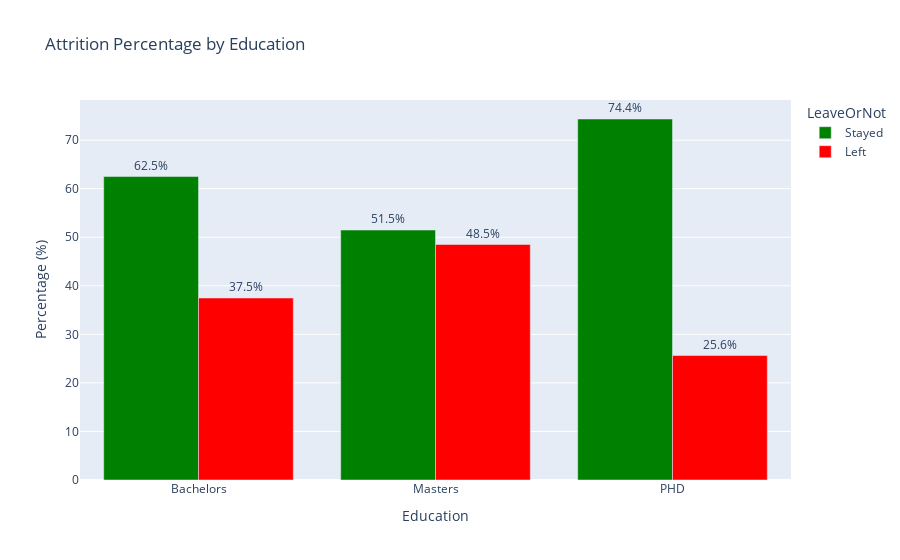
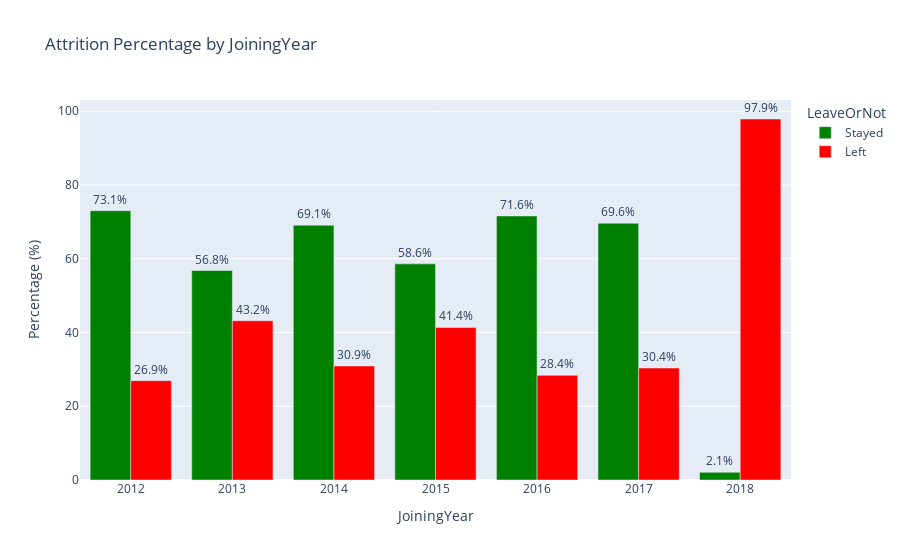
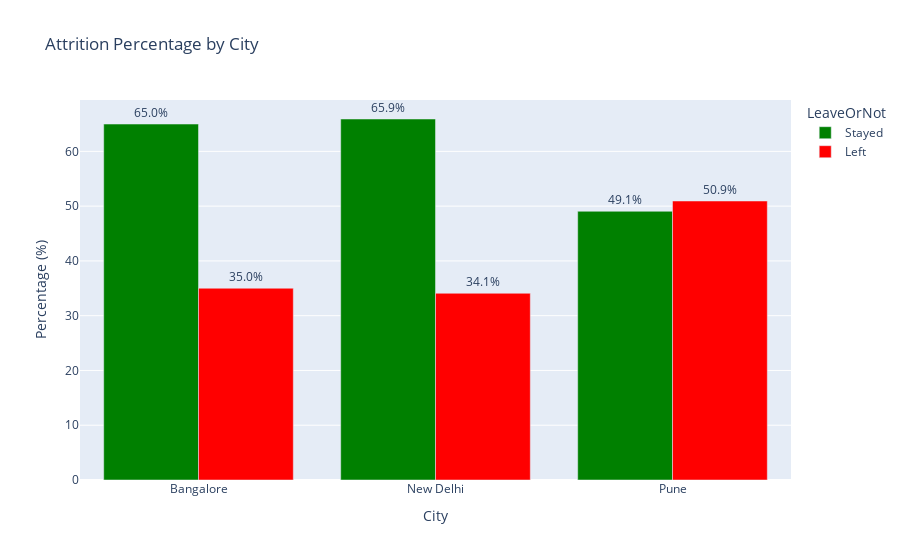
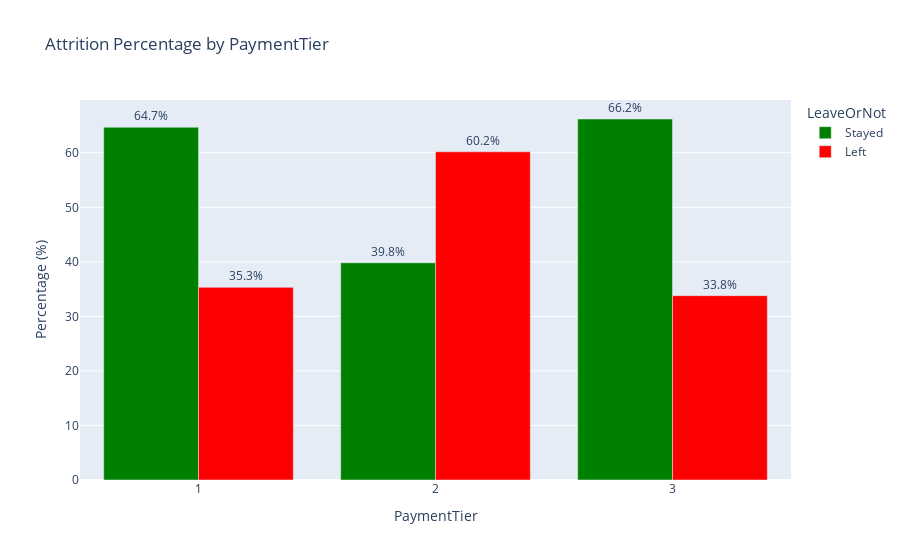

Notebook source saved alongside these figures, in order:
### Code cell
import plotly.express as px

categorical_features = df.columns

for col in categorical_features:
    if col != 'LeaveOrNot':
        # Compute counts + percentages
        temp = (
            df.groupby([col, "LeaveOrNot"])
            .size()
            .reset_index(name="Count")
        )
        temp["Percentage"] = temp.groupby(col)["Count"].transform(lambda x: 100 * x / x.sum())
        
        # Map attrition labels to more readable form (optional)
        temp["LeaveOrNot"] = temp["LeaveOrNot"].map({0: "Stayed", 1: "Left"})
        
        # Plot with custom colors
        fig = px.bar(
            temp,
            x=col,
            y="Percentage",
            color="LeaveOrNot",
            barmode="group",
            text="Percentage",
            title=f"Attrition Percentage by {col}",
            color_discrete_map={"Stayed": "green", "Left": "red"}  # custom colors
        )
        
        fig.update_traces(texttemplate='%{text:.1f}%', textposition='outside')
        fig.update_layout(xaxis={'categoryorder': 'total descending'}, yaxis_title="Percentage (%)")
        fig.show()

### Figure 1 — Plotly figure (JSON) as saved in the notebook; plotly's stock layout.template omitted (floating-point values rounded to 4 significant figures)
{"data": [{"alignmentgroup": "True", "hovertemplate": "LeaveOrNot=Stayed<br>Education=%{x}<br>Percentage=%{text}<extra></extra>", "legendgroup": "Stayed", "marker": {"color": "green", "pattern": {"shape": ""}}, "name": "Stayed", "offsetgroup": "Stayed", "orientation": "v", "showlegend": true, "text": [62.51, 51.49, 74.36], "textposition": "outside", "texttemplate": "%{text:.1f}%", "type": "bar", "x": ["Bachelors", "Masters", "PHD"], "xaxis": "x", "y": [62.51, 51.49, 74.36], "yaxis": "y"}, {"alignmentgroup": "True", "hovertemplate": "LeaveOrNot=Left<br>Education=%{x}<br>Percentage=%{text}<extra></extra>", "legendgroup": "Left", "marker": {"color": "red", "pattern": {"shape": ""}}, "name": "Left", "offsetgroup": "Left", "orientation": "v", "showlegend": true, "text": [37.49, 48.51, 25.64], "textposition": "outside", "texttemplate": "%{text:.1f}%", "type": "bar", "x": ["Bachelors", "Masters", "PHD"], "xaxis": "x", "y": [37.49, 48.51, 25.64], "yaxis": "y"}], "layout": {"barmode": "group", "legend": {"title": {"text": "LeaveOrNot"}, "tracegroupgap": 0}, "title": {"text": "Attrition Percentage by Education"}, "xaxis": {"anchor": "y", "categoryorder": "total descending", "domain": [0, 1], "title": {"text": "Education"}}, "yaxis": {"anchor": "x", "domain": [0, 1], "title": {"text": "Percentage (%)"}}}}

### Figure 2 — Plotly figure (JSON) as saved in the notebook; plotly's stock layout.template omitted (floating-point values rounded to 4 significant figures)
{"data": [{"alignmentgroup": "True", "hovertemplate": "LeaveOrNot=Stayed<br>JoiningYear=%{x}<br>Percentage=%{text}<extra></extra>", "legendgroup": "Stayed", "marker": {"color": "green", "pattern": {"shape": ""}}, "name": "Stayed", "offsetgroup": "Stayed", "orientation": "v", "showlegend": true, "text": [73.05, 56.82, 69.09, 58.62, 71.61, 69.64, 2.092], "textposition": "outside", "texttemplate": "%{text:.1f}%", "type": "bar", "x": [2012, 2013, 2014, 2015, 2016, 2017, 2018], "xaxis": "x", "y": [73.05, 56.82, 69.09, 58.62, 71.61, 69.64, 2.092], "yaxis": "y"}, {"alignmentgroup": "True", "hovertemplate": "LeaveOrNot=Left<br>JoiningYear=%{x}<br>Percentage=%{text}<extra></extra>", "legendgroup": "Left", "marker": {"color": "red", "pattern": {"shape": ""}}, "name": "Left", "offsetgroup": "Left", "orientation": "v", "showlegend": true, "text": [26.95, 43.18, 30.91, 41.38, 28.39, 30.36, 97.91], "textposition": "outside", "texttemplate": "%{text:.1f}%", "type": "bar", "x": [2012, 2013, 2014, 2015, 2016, 2017, 2018], "xaxis": "x", "y": [26.95, 43.18, 30.91, 41.38, 28.39, 30.36, 97.91], "yaxis": "y"}], "layout": {"barmode": "group", "legend": {"title": {"text": "LeaveOrNot"}, "tracegroupgap": 0}, "title": {"text": "Attrition Percentage by JoiningYear"}, "xaxis": {"anchor": "y", "categoryorder": "total descending", "domain": [0, 1], "title": {"text": "JoiningYear"}}, "yaxis": {"anchor": "x", "domain": [0, 1], "title": {"text": "Percentage (%)"}}}}

### Figure 3 — Plotly figure (JSON) as saved in the notebook; plotly's stock layout.template omitted (floating-point values rounded to 4 significant figures)
{"data": [{"alignmentgroup": "True", "hovertemplate": "LeaveOrNot=Stayed<br>City=%{x}<br>Percentage=%{text}<extra></extra>", "legendgroup": "Stayed", "marker": {"color": "green", "pattern": {"shape": ""}}, "name": "Stayed", "offsetgroup": "Stayed", "orientation": "v", "showlegend": true, "text": [64.99, 65.91, 49.06], "textposition": "outside", "texttemplate": "%{text:.1f}%", "type": "bar", "x": ["Bangalore", "New Delhi", "Pune"], "xaxis": "x", "y": [64.99, 65.91, 49.06], "yaxis": "y"}, {"alignmentgroup": "True", "hovertemplate": "LeaveOrNot=Left<br>City=%{x}<br>Percentage=%{text}<extra></extra>", "legendgroup": "Left", "marker": {"color": "red", "pattern": {"shape": ""}}, "name": "Left", "offsetgroup": "Left", "orientation": "v", "showlegend": true, "text": [35.01, 34.09, 50.94], "textposition": "outside", "texttemplate": "%{text:.1f}%", "type": "bar", "x": ["Bangalore", "New Delhi", "Pune"], "xaxis": "x", "y": [35.01, 34.09, 50.94], "yaxis": "y"}], "layout": {"barmode": "group", "legend": {"title": {"text": "LeaveOrNot"}, "tracegroupgap": 0}, "title": {"text": "Attrition Percentage by City"}, "xaxis": {"anchor": "y", "categoryorder": "total descending", "domain": [0, 1], "title": {"text": "City"}}, "yaxis": {"anchor": "x", "domain": [0, 1], "title": {"text": "Percentage (%)"}}}}

### Figure 4 — Plotly figure (JSON) as saved in the notebook; plotly's stock layout.template omitted (floating-point values rounded to 4 significant figures)
{"data": [{"alignmentgroup": "True", "hovertemplate": "LeaveOrNot=Stayed<br>PaymentTier=%{x}<br>Percentage=%{text}<extra></extra>", "legendgroup": "Stayed", "marker": {"color": "green", "pattern": {"shape": ""}}, "name": "Stayed", "offsetgroup": "Stayed", "orientation": "v", "showlegend": true, "text": [64.68, 39.82, 66.19], "textposition": "outside", "texttemplate": "%{text:.1f}%", "type": "bar", "x": [1, 2, 3], "xaxis": "x", "y": [64.68, 39.82, 66.19], "yaxis": "y"}, {"alignmentgroup": "True", "hovertemplate": "LeaveOrNot=Left<br>PaymentTier=%{x}<br>Percentage=%{text}<extra></extra>", "legendgroup": "Left", "marker": {"color": "red", "pattern": {"shape": ""}}, "name": "Left", "offsetgroup": "Left", "orientation": "v", "showlegend": true, "text": [35.32, 60.18, 33.81], "textposition": "outside", "texttemplate": "%{text:.1f}%", "type": "bar", "x": [1, 2, 3], "xaxis": "x", "y": [35.32, 60.18, 33.81], "yaxis": "y"}], "layout": {"barmode": "group", "legend": {"title": {"text": "LeaveOrNot"}, "tracegroupgap": 0}, "title": {"text": "Attrition Percentage by PaymentTier"}, "xaxis": {"anchor": "y", "categoryorder": "total descending", "domain": [0, 1], "title": {"text": "PaymentTier"}}, "yaxis": {"anchor": "x", "domain": [0, 1], "title": {"text": "Percentage (%)"}}}}
